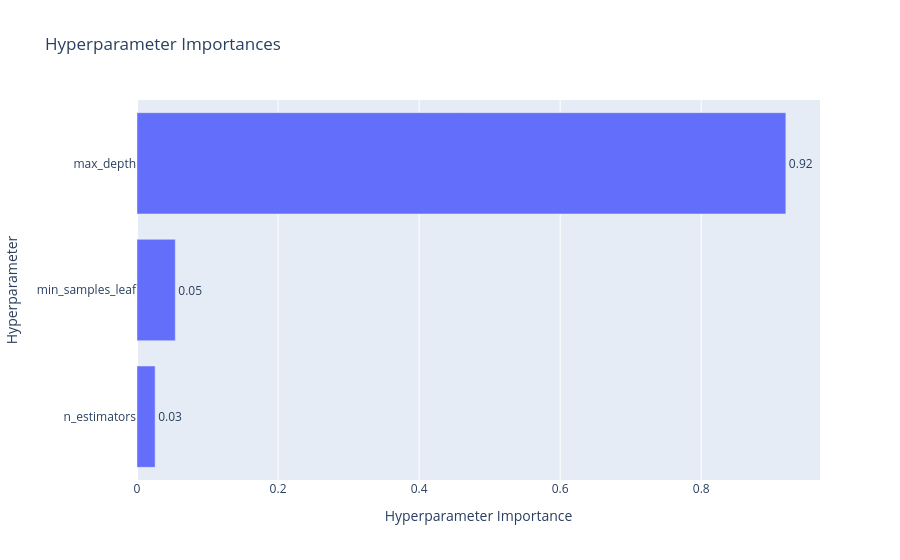

Source (notebook cell):
### Code cell
# 5. Hyperparameter Importance
plot_param_importances(study2).show()

### Figure 1 — Plotly figure (JSON) as saved in the notebook; plotly's stock layout.template omitted (floating-point values rounded to 4 significant figures)
{"data": [{"cliponaxis": false, "hovertemplate": ["n_estimators (IntDistribution): 0.02570055748326143<extra></extra>", "min_samples_leaf (IntDistribution): 0.05430783841282494<extra></extra>", "max_depth (IntDistribution): 0.9199916041039136<extra></extra>"], "name": "Objective Value", "orientation": "h", "text": ["0.03", "0.05", "0.92"], "textposition": "outside", "type": "bar", "x": [0.0257, 0.05431, 0.92], "y": ["n_estimators", "min_samples_leaf", "max_depth"]}], "layout": {"title": {"text": "Hyperparameter Importances"}, "xaxis": {"title": {"text": "Hyperparameter Importance"}}, "yaxis": {"title": {"text": "Hyperparameter"}}}}
